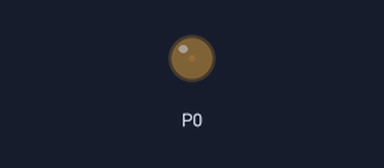
Bench run of a program on a simulated BBC micro:bit (MakeCode). Parts: output pins drawn as LEDs (lit = HIGH).

Above: at 0.05 s.
At 5.25 s:
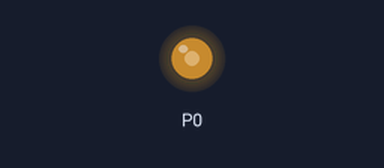
At 8.95 s:
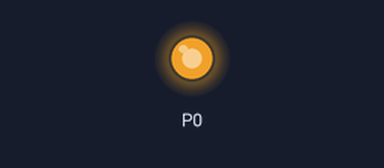
At 17.85 s:
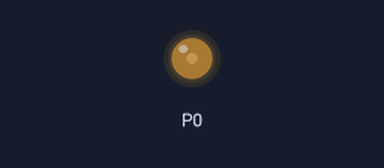
Timing chart, 0 to 26.7 s (numbered marks = the images above):
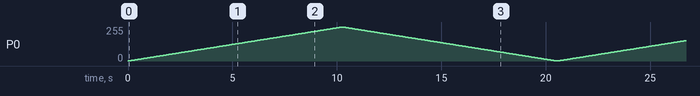

The program:

main.ts
```typescript
let arbeid = 0
basic.forever(function () {
    while (arbeid < 1023) {
        pins.analogWritePin(AnalogPin.P0, arbeid)
        arbeid = arbeid + 1
        basic.pause(10)
    }
    while (arbeid > 0) {
        pins.analogWritePin(AnalogPin.P0, arbeid)
        arbeid = arbeid - 1
        basic.pause(10)
    }
})
```

test.ts
```typescript
// tests gaan hier; deze zal niet worden gecompileerd wanneer dit pakket wordt gebruikt als extensie.
```
